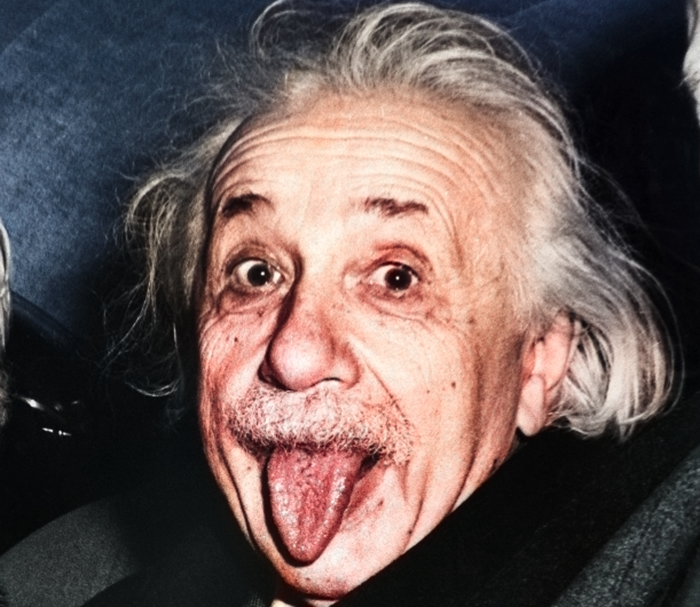
%> input picture einstein.jpg, 700 x 607 px
$ octave einstein.m   (GNU Octave 9; MATLAB toolbox functions it lacks are replaced by stand-ins)
%> lines starting %> are read from the running program, lines starting %| are printed output that depends on the picture
einstein=imread('einstein.jpg');
%> einstein is the input picture: size 607x700x3 uint8; mean R, G, B 104.9, 87.6, 84.9

grey_einstein = 0.3 * einstein(:,:,1) + 0.59 * einstein(:,:,2) + 0.11 * einstein(:,:,3); %convert image to greyscale
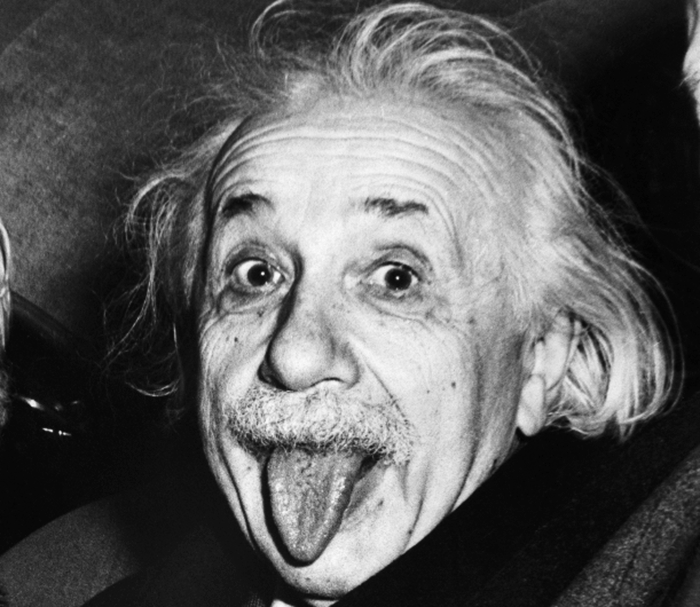
%> grey_einstein: size 607x700 uint8; min 1, max 255, mean 92.5

triple=cat(3,grey_einstein,grey_einstein,grey_einstein);
uniform=triple; %initialize array for the uniform selection of coloured pixels
random=triple; %initialize array for the random selection of coloured pixels


%make every 5th element in the 'uniform' greyscale image coloured again
for i=1:5:607
    for j=1:5:700
        uniform(i,j,:)=einstein(i,j,:);
    end
end
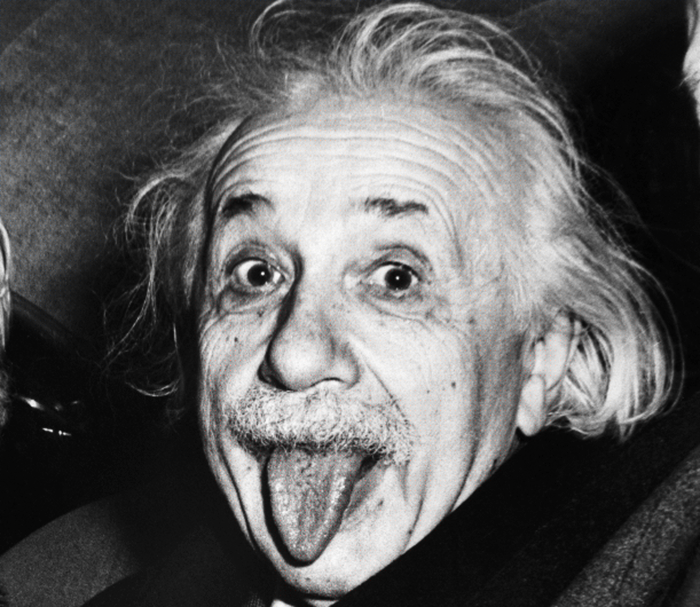
%> uniform: size 607x700x3 uint8; mean R, G, B 93, 92.3, 92.2


I=randperm(607,100); %generates 100 random integers (without repetition) between 1 and 500

%make random elements (determined by I and J) in 'random' greyscale image
%coloured again. To check this this works change the 100 in I and J to 500
%and 'random' is just the full colour image again
for i=I
    J=randperm(700,100); %generates 100 random integers between 1 and 511. Note that this is inside the for loop so that a new random J is created for every I
    for j=J
        random(i,j,:)=einstein(i,j,:);
    end
end
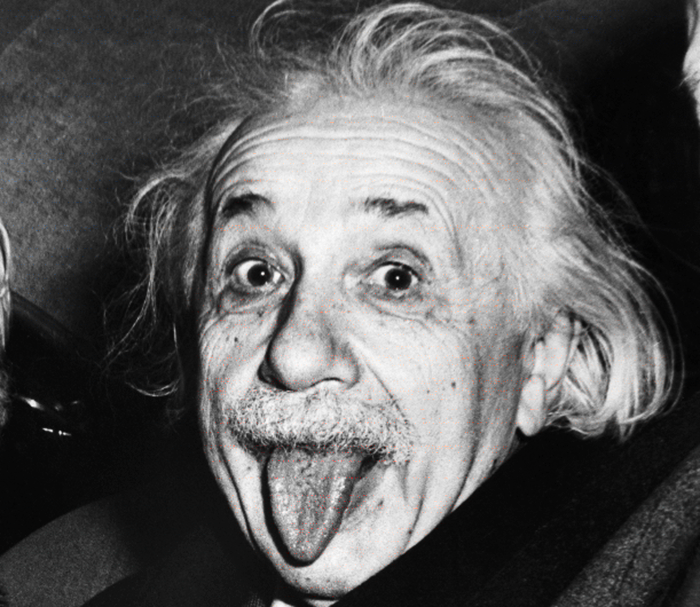
%> random: size 607x700x3 uint8; mean R, G, B 92.9, 92.4, 92.3

imshow(random);
